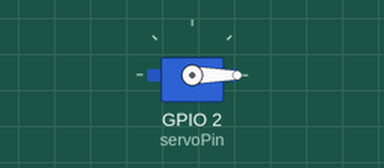
A sketch run on a simulated ESP32. On the bench: servo.

Above: at 0.0 s.
At 8.82 s:
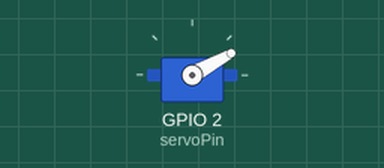
At 18.54 s:
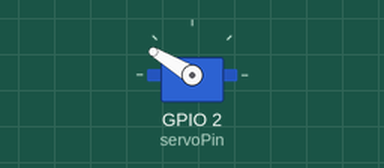
At 36.2 s:
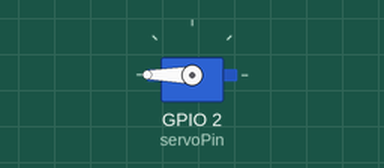
Timing chart, 0 to 40.0 s (numbered marks = the images above):
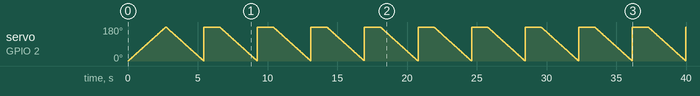

The sketch:

16_SERVO.ino
```cpp
// Servo Motor Control using PWM (ESP32)

#include <ESP32Servo.h>  // Include servo library for ESP32
#define servoPin 2  // Servo control pin connected to GPIO2

byte pos = 0;   // Variable to store servo position (0–180 degrees)
Servo myservo;  // Create servo object

void setup() {
  // Allocate a timer for PWM (required by ESP32Servo library)
  ESP32PWM::allocateTimer(0);
  // Set PWM frequency to 50 Hz (standard for servos)
  myservo.setPeriodHertz(50);
  // Attach servo to pin with pulse width range (500–2400 µs)
  // These limits define the 0° and 180° positions for most servos
  myservo.attach(servoPin, 500, 2400);
}

void loop() {
  // Sweep servo from 0° to 180°
  for (pos = 0; pos <= 180; pos++) {
    myservo.write(pos);  // Move servo to current angle
    delay(15);           // Small delay for smooth motion
  }
  // Sweep servo back from 180° to 0°
  for (pos = 180; pos >= 0; pos--) {
    myservo.write(pos);
    delay(15);
  }
}
```
